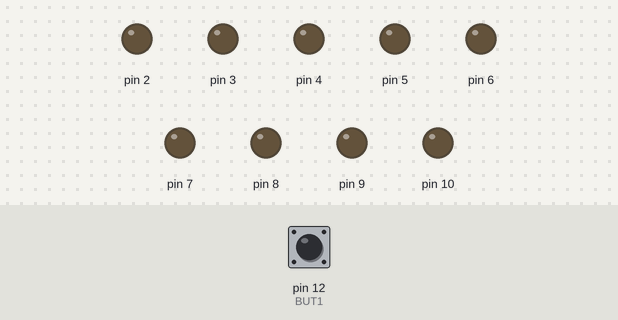
Bench run of a sketch on a simulated Arduino Uno, built with avr-gcc and run on an emulated ATmega328P. On the bench: output pins drawn as LEDs (lit = HIGH). The inputs (shaded band) are chosen by the test bench; at power-on: pin 12 (BUT1) HIGH.

Above: at 1.4 s.
1.5 s: pin 12 (BUT1) pulled LOW for 0.35 s
At 2.5 s:
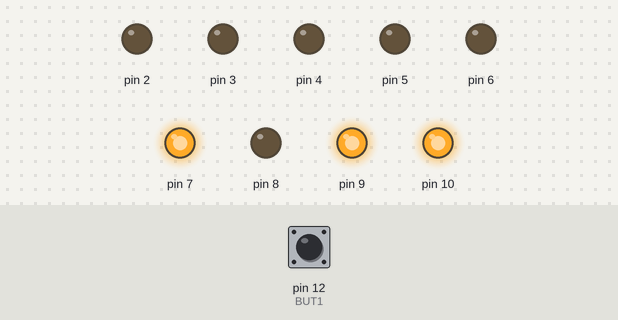
4.5 s: pin 12 (BUT1) pulled LOW for 1 s
At 5.4 s:
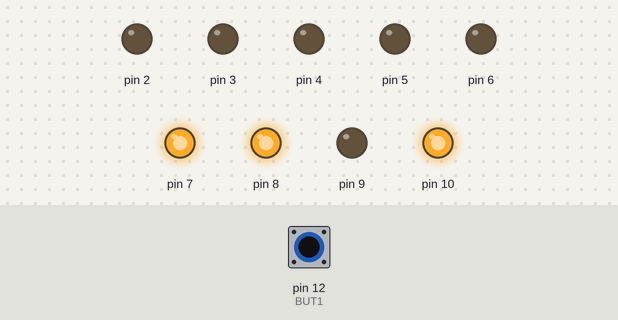
7.5 s: pin 12 (BUT1) pulled LOW for 0.35 s
At 10.4 s:
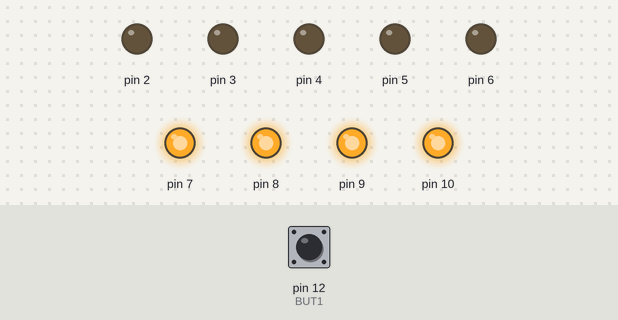
10.6 s: pin 12 (BUT1) pulled LOW for 1 s
At 13.7 s:
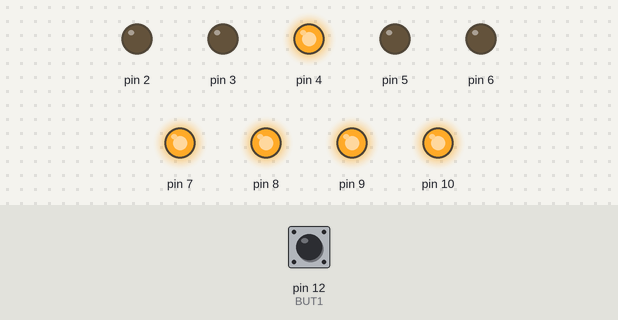
14.6 s: pin 12 (BUT1) pulled LOW for 3.2 s
At 19.3 s:
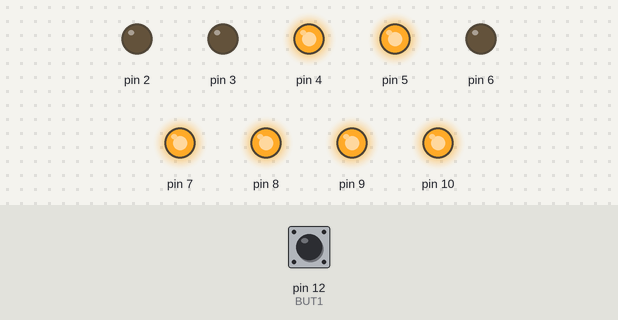
20.8 s: pin 12 (BUT1) pulled LOW for 0.35 s
At 22.1 s:
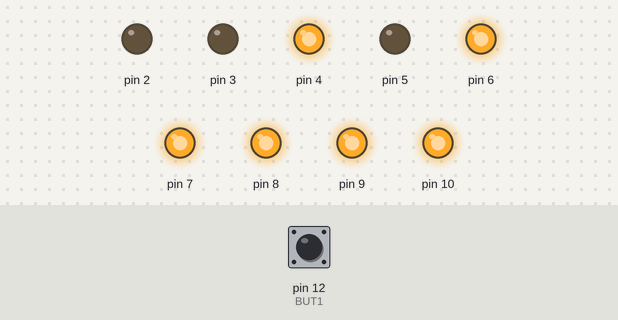
Timing chart, 0 to 25.1 s (numbered marks = the images above; inputs shaded):
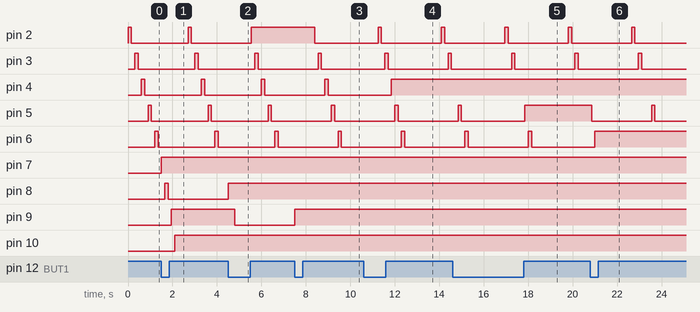

The sketch:

code.ino
```cpp
int LED1 = 2, LED2 = 3, LED3 = 4, LED4 = 5, LED5 = 6, LED6 = 7, LED7 = 8, LED8 = 9, LED9 = 10;
int BUT1 = 12;
bool LED[9] = { };

int COUNTER = 0;

bool buttonState = 0, lastButtonState = 0;

bool FOREVER = 1;

void setup() {
  for (int LED = 2; LED <= 10; LED++)
    pinMode(LED, OUTPUT);

  pinMode(BUT1, INPUT_PULLUP);
  Serial.begin(9600);
}

void loop() {
  for (int a = 2; a <= 11; a++){
 	digitalWrite(a, 1);

    if (LED[a - 1] == 0){
      buttonState = !digitalRead(BUT1);
      if (buttonState != lastButtonState){
        if (buttonState == 1){
          LED[a - 1] = 1;
          COUNTER++;
        }
        delay(150);
      }
      else{
       delay(150);
       digitalWrite(a, 0);
       delay(150);
      }

      lastButtonState = buttonState;
    }
    else{
      buttonState = !digitalRead(BUT1);
      if (buttonState != lastButtonState && buttonState == 1)
          COUNTER++;

      delay(300);
      lastButtonState = buttonState;
    }
  }

  if (LED[1] && LED[2] && LED[3] && LED[4] && LED[5] && LED[6] && LED[7] && LED[8] && LED[9]){
    Serial.print("Congratulations, you did it! Number of clicks: ");
    Serial.println(COUNTER);
    while (FOREVER = 1){
      for (int i = 2; i <= 10; i++)
        digitalWrite(i, 0);

      delay(500);

      for (int i = 2; i <= 10; i++)
        digitalWrite(i, 1);

      delay(500);
    }
  }
}
```

Measured:
- after the input at 1.5 s, pin 7: goes on until 1.5 s, then stays HIGH; pin 10: LOW → HIGH after 0.60 s instead of 0.90 s
- after the input at 4.5 s, pin 8: goes on until 4.5 s, then stays HIGH
- after the input at 7.5 s, pin 9: goes on until 7.5 s, then stays HIGH
- after the input at 10.6 s, pin 4: goes on until 11.9 s, then stays HIGH
- after the input at 14.6 s, pin 4: stops changing and stays HIGH
- after the input at 20.8 s, pin 6: goes on until 21.0 s, then stays HIGH
- by itself, pin 2, pin 3, pin 6: alternates HIGH for 0.15 s and LOW for 2.7 s
